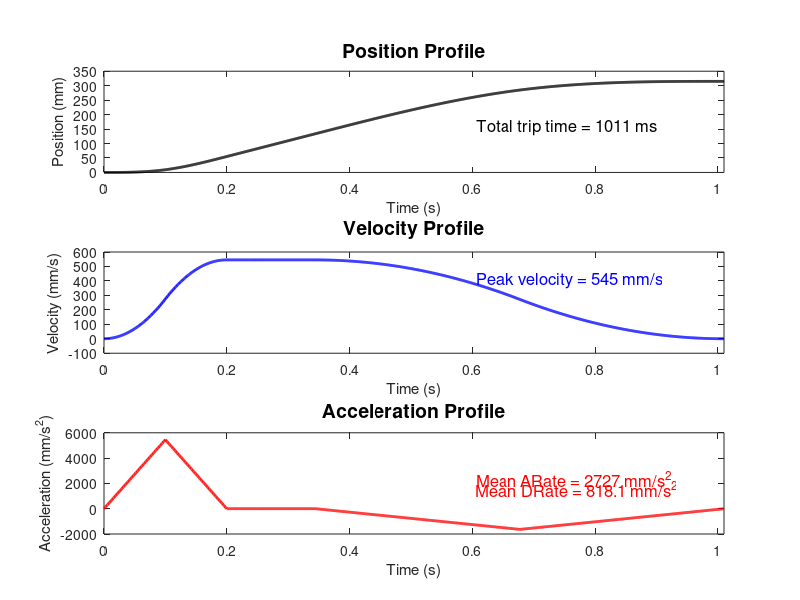

This figure's MATLAB source:
Magnification = 2.727;
Pquic = -61;
PIntOffset = -20./Magnification;
PScienceOffset = 315./Magnification;
Vel1 = 200;
Vel2 = 230;
ARate = 1000;
DRate = 300;
stageNum = 1;
ABLTrajPlotFlag = 1;

PInt = Pquic + PIntOffset;
Pscience = Pquic + PScienceOffset;	%	' Science chamber position [mm] <205 mm

if stageNum == 1
    x1 = Pscience - Pquic;
    ta1 = Vel1./ARate;
    xa1 = 0.5.*ARate.*ta1.^2;
    td1 = Vel1./DRate;
    xd1 = Vel1.*td1 - 0.5.*DRate.*td1.^2;
    xv1 = x1 - xa1 - xd1;
    if xv1 > 0
        ConstVelFlag = 1;
        tv1 = xv1./Vel1;
        Ttot = ta1 + tv1 + td1;
    else
        ConstVelFlag = 0;
        tv1 = 0;
        ta1 = sqrt(2.*x1./(ARate + ARate.^2./DRate));
        td1 = ARate./DRate.*ta1;
        Ttot = ta1 + td1;
    end
elseif stageNum == 2
    x1 = PInt - Pquic;
    x2 = Pscience - PInt;
    ta1 = Vel1./ARate;
    xa1 = 0.5.*ARate.*ta1.^2;
    ta2 = (Vel2 - Vel1)./ARate;
    xa2 = Vel1.*ta2 + 0.5.*ARate.*ta2.^2;
    td2 = Vel2./DRate;
    xd2 = 0.5.*DRate.*(Vel2./DRate).^2;
    tv1 = (x1 - xa1)./Vel1;
    tv2 = (x2 - xa2 - xd2)./Vel2;
    Ttot = ta1 + tv1 + ta2 + tv2 + td2;
end

%% Plot the acceleration, velocity, and position profiles
dt = 1e-3; % [s] Define time step for the plots
t = 0:dt:Ttot; % Define the time axis
a = zeros(1,length(t));
v = zeros(1,length(t));
x = zeros(1,length(t));
for i = 1:(floor(ta1./dt./2))
    a(i) = (4.*ARate./ta1).*t(i);
end
for i = (floor(ta1./dt./2) + 1):(floor(ta1./dt))
    a(i) = - (4.*ARate./ta1).*(t(i) - ta1);
end
if ConstVelFlag
    for i = ((floor(ta1./dt)) + 1):(floor((ta1 + tv1)./dt))
    a(i) = 0;
    end
end
for i = ((floor((ta1 + tv1)./dt)) + 1):floor((ta1 + tv1 + td1./2)./dt)
    a(i) = -(4.*DRate./td1).*(t(i) - (ta1 + tv1));
end
for i = (floor((ta1 + tv1 + td1./2)./dt) + 1):length(t)
    a(i) = (4.*DRate./td1).*(t(i) - (ta1 + tv1 + td1));
end

for i = 1:length(t)
    v(i) = sum(a(1:i).*dt);
end

for i = 1:length(t)
    x(i) = sum(v(1:i).*dt);
end

if ABLTrajPlotFlag

    close all
    h1=figure();
    set(h1, 'Position', [-600 -100 600 750]);%[left bottom width height] %optimized for single monitor

    ax1 = subplot(3,1,1);
    plot(t, x.*Magnification ,'k','LineWidth',2);
    title('Position Profile','FontSize',14);
    xlabel('Time (s)');
    ylabel('Position (mm)');
    xlim([0 t(length(t))]);
    string1 = ['Total trip time = ',num2str(Ttot.*1e3, '% 100.0f'),' ms'];
    text(0.6.*max(t),0.5.*max(x).*Magnification,string1,'Color','k','FontSize',12)

    ax2 = subplot(3,1,2);
    plot(t, v.*Magnification ,'b','LineWidth',2);
    title('Velocity Profile','FontSize',14);
    xlabel('Time (s)');
    ylabel('Velocity (mm/s)');
    xlim([0 t(length(t))]);
    string2 = ['Peak velocity = ',num2str(max(v).*Magnification, '% 100.0f'),' mm/s'];
    text(0.6.*max(t),0.75.*max(v).*Magnification,string2,'Color','b','FontSize',12)

    ax3 = subplot(3,1,3);
    plot(t, a.*Magnification ,'r','LineWidth',2);
    title('Acceleration Profile','FontSize',14);
    xlabel('Time (s)');
    ylabel('Acceleration (mm/s^2)');
    xlim([0 t(length(t))]);
    string3 = ['Mean ARate = ',num2str(ARate.*Magnification),' mm/s^2'];
    string4 = ['Mean DRate = ',num2str(DRate.*Magnification),' mm/s^2'];
    text(0.60.*max(t),0.45.*max(a).*Magnification,string3,'Color','r','FontSize',12);
    text(0.60.*max(t),0.30.*max(a).*Magnification,string4,'Color','r','FontSize',12)

end

%%
disp(['ODT transfer takes ',num2str(Ttot.*1000),' ms']);